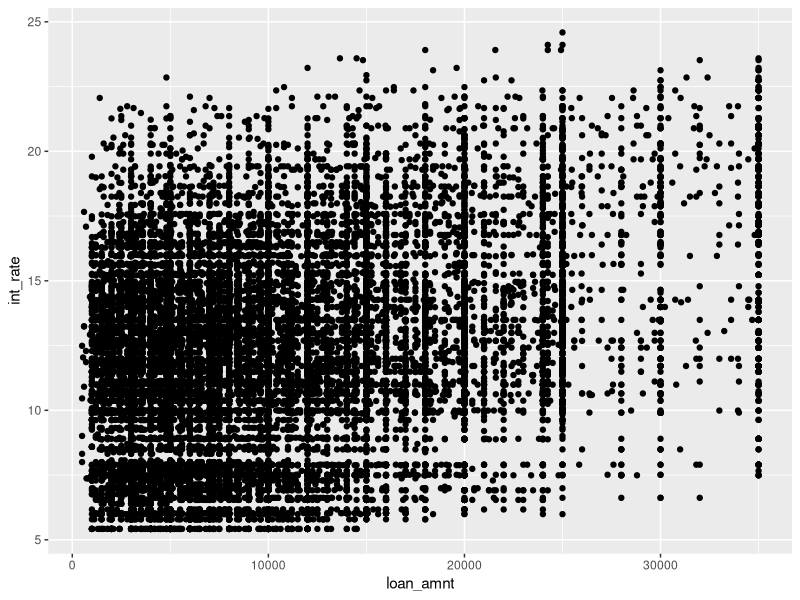
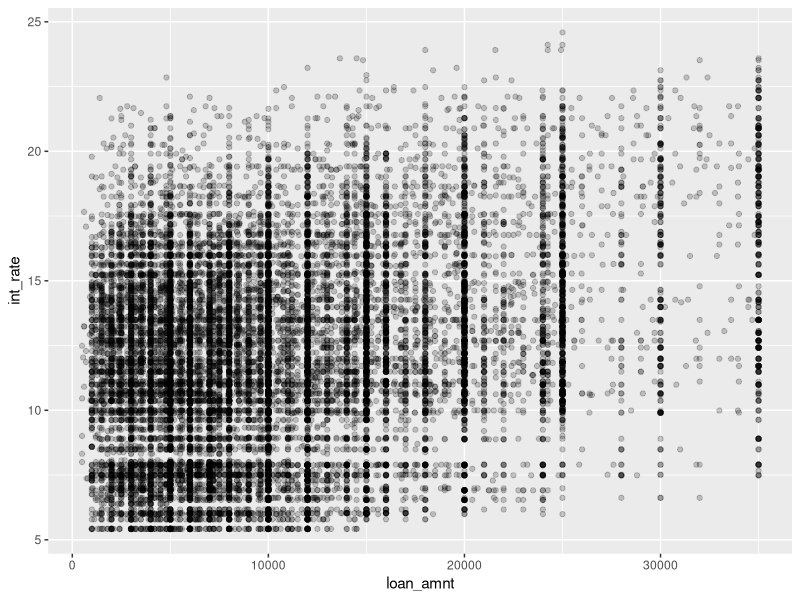
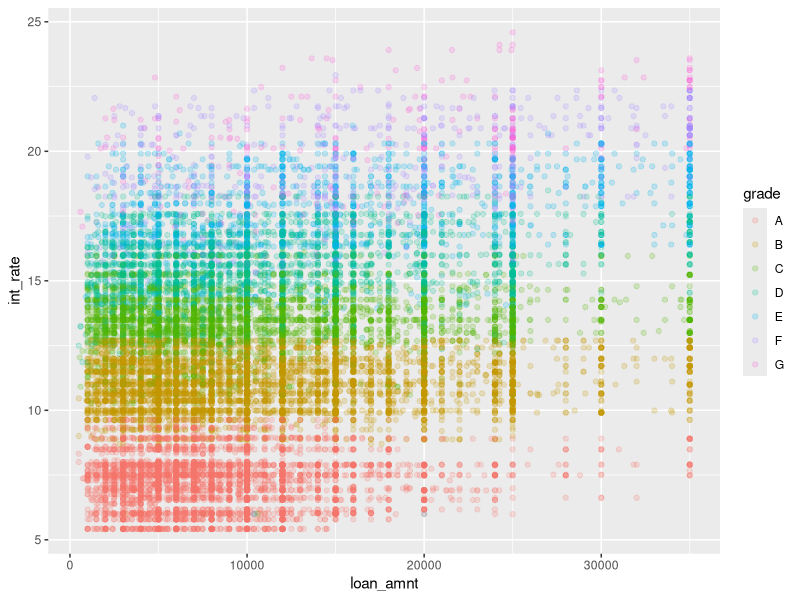
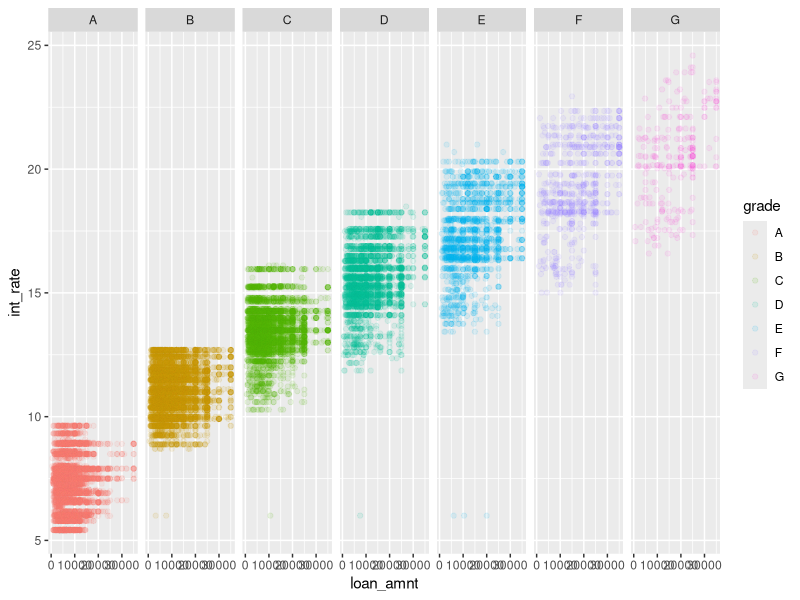
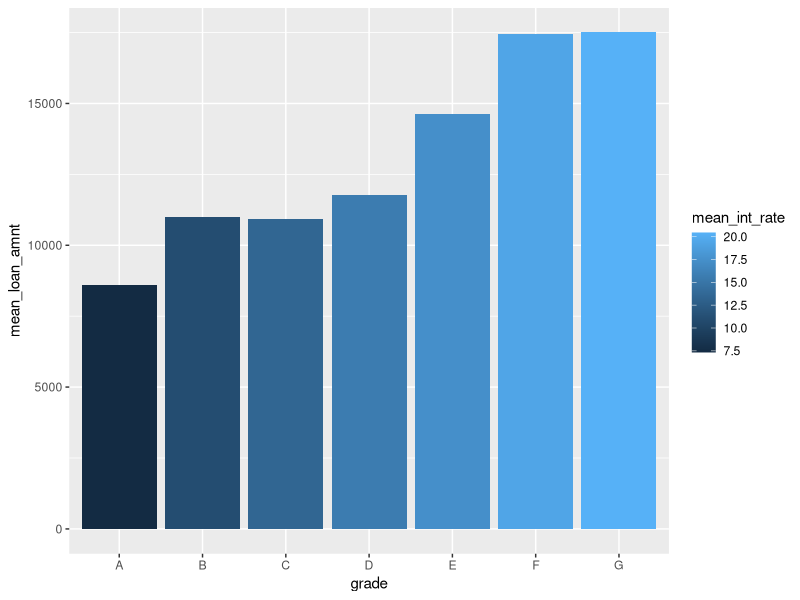
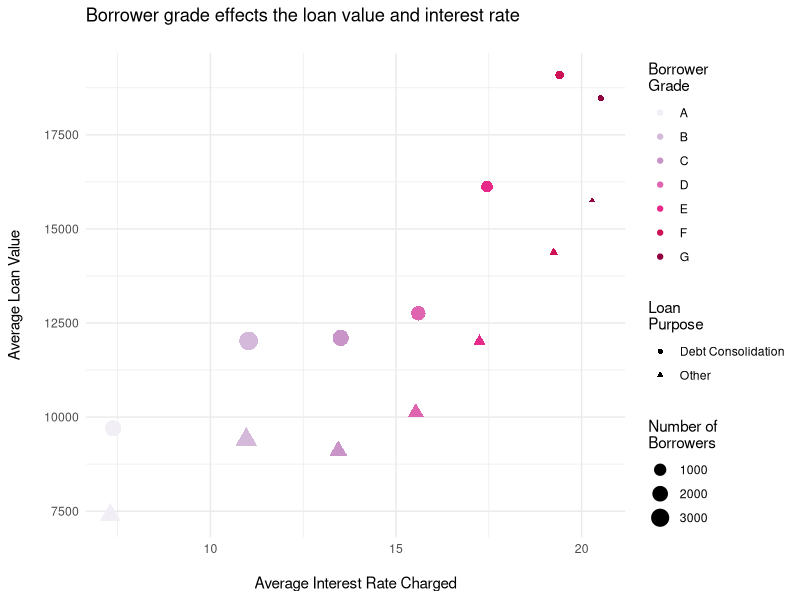

Source code (R) for these figures, in order:
## ---- chunk 1
library(tidyverse)

loans <- read_csv("data/loans.csv")
## ---- chunk 2
# 1
ggplot(loans) +
  aes(x = loan_amnt, y = int_rate) +
  geom_point()

# This is hard to interpret since there is so many points! We can see that loan amounts
# tend to cluster in certain areas.

# 2
ggplot(loans) +
  aes(x = loan_amnt, y = int_rate) +
  geom_point(alpha = 0.2)

# With transparency we can see lower loan amounts are more common.

# 3
ggplot(loans) +
  aes(x = loan_amnt, y = int_rate, colour = grade) +
  geom_point(alpha = 0.2)

# The interest rate almost entirely defines the grade of a loan.

# 4
ggplot(loans) +
  aes(x = loan_amnt, y = int_rate, colour = grade) +
  geom_point(alpha = 0.1) +
  facet_grid(. ~ grade)

# Although this plot makes it clear that there is some overlap. i.e interest rates of 15% may be 
#  grade C, D, E or even F.
## ---- chunk 3
loans %>%
  group_by(grade) %>%
  summarise(mean_loan_amnt = mean(loan_amnt),
            mean_int_rate  = mean(int_rate)) %>%
ggplot +
  aes(x = grade, y = mean_loan_amnt, fill = mean_int_rate) +
  geom_bar(stat = 'identity')

## ---- chunk 4
library(RColorBrewer)

summary_table <- 
loans %>%
  mutate(purpose = recode(purpose,
                          `Credit Card` = 'Debt Consolidation',
                          `Debt Consolidation` = 'Debt Consolidation',
                          .default = 'Other')) %>%
  group_by(grade, purpose) %>%
  summarise(loan_amount = mean(loan_amnt),
            interest_rate = mean(int_rate),
            n = n())


ggplot(summary_table) +
  aes(x = interest_rate,
      y = loan_amount,
      colour = grade,
      shape = purpose,
      size = n) +
  geom_point() +
  labs(x = '\nAverage Interest Rate Charged',
       y = 'Average Loan Value\n',
       colour = 'Borrower\nGrade',
       shape = 'Loan\nPurpose',
       size = 'Number of\nBorrowers',
       title = 'Borrower grade effects the loan value and interest rate\n')  +
  theme_minimal() +
  scale_colour_brewer(type = 'seq', palette = 11)
